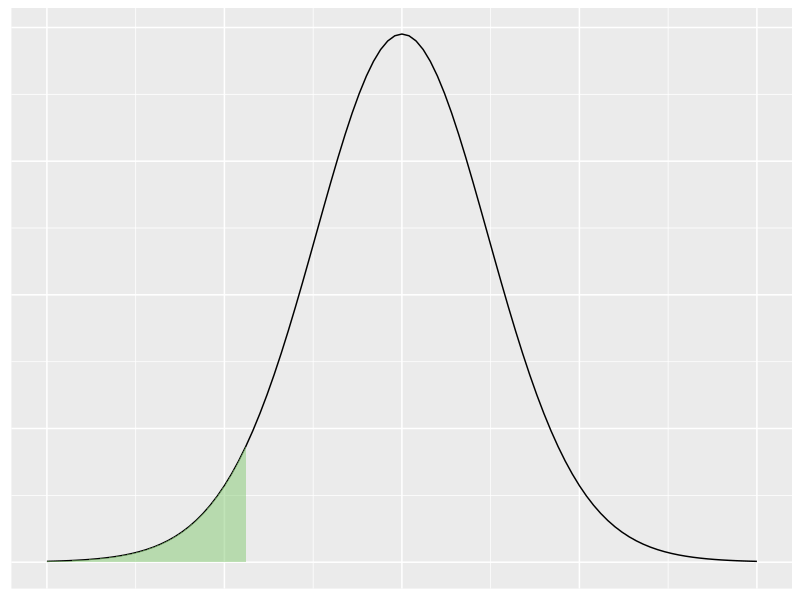

This chart was generated by the following R code:
## ---- chunk 1
m <- 1300 
sd <- sqrt(40000)
x <- 979
z <- (x-m)/sd
round(1-pnorm(z),4)
## ---- chunk 2
m <- 11000 
sd <- sqrt(1960000)
x <- 8340
z <- (x-m)/sd
round(1-pnorm(z),4)
round(1-pnorm(x, m, sd), 4)
## ---- chunk 3
m <- 80 
sd <- 3
round(1 - pnorm(83, m, sd) - (1-pnorm(85, m, sd)), 4)
## ---- chunk 4
m <- 456 
sd <- 123
p <- 14/100
round(qnorm(p, m, sd, lower.tail = FALSE), 0)
## ---- chunk 5
m <- 6.13 
sd <- 0.06
p <- 7/100
round(qnorm(p, m, sd), 2)
round(qnorm(p, m, sd, lower.tail = FALSE), 2)
## ---- chunk 6
m <- 78.8 
sd <- 9.8
round(qnorm((20/100), m, sd), 0)
round(qnorm((45/100), m, sd, lower.tail = FALSE), 0)
## ---- chunk 7
m <- 21.2 
sd <- 5.4
p <- 45/100
round(qnorm(p, m, sd, lower.tail = FALSE), 1)
## ---- chunk 8
N <- 151
n <- 11
p <- 0.09
m <- N * p
sd <- sqrt(N*p*(1-p))
z <- (n-m)/sd
round(pnorm(z),4)
## ---- chunk 9
z <- (48.83-48)/7
round(1 - pnorm(z),4)
## ---- chunk 10
m <- 91
x <- 92.54
sd <- 10
z <- (x-m)/sd
round(pnorm(z, lower.tail = FALSE), 4)
## ---- chunk 11
n <- 540
p <- 0.07
dif <- -0.03
m <- n*p
sd <- sqrt(n*p*(1-p))
x <- n*(p+dif)
z <- (x-m)/sd
round(pnorm(z), 4)
## ---- chunk 12
n <- 602
p <- 0.23
dif <- 0.04 
m <- n*p
sd <- sqrt(n*p*(1-p))
x <- n*(p+dif)
z <- (x-m)/sd
round(pnorm(z, lower.tail = FALSE), 4)
## ---- chunk 13
n <- 208
x <- 3.9
sd <- 0.8
sdm <- sd / sqrt(n) 
z <- 1.282

round(x - z * sdm, 1)

round(x + z * sdm, 1)
## ---- chunk 14
n <- 7472
x <- 16.6
sd <- 11
sdm <- sd / sqrt(n) 
z <- 2.326

round(x - z * sdm, 1)

round(x + z * sdm, 1)
## ---- chunk 15
library(ggplot2)
funcShaded <- function(x) {
  df <- 26
  y <- dt(x, df)
  t_val <- qt(0.05, df)
  y[x > t_val] <- NA
  return(y)
}
ggplot(data.frame(x = c(-4, 4)), aes(x = x)) +
  stat_function(fun = dt, args = list(df = 26)) + 
  stat_function(fun=funcShaded, geom="area", fill="#84CA72", alpha=0.5) + 
  theme(axis.title.x=element_blank(),
        axis.text.x=element_blank(),
        axis.ticks.x=element_blank(),
        axis.title.y=element_blank(),
        axis.text.y=element_blank(),
        axis.ticks.y=element_blank())
## ---- chunk 16
qt(0.05, 26)
## ---- chunk 17
obs <- c(383.6, 347.1, 371.9, 347.6, 325.8, 337)
n <- length(obs)
m <- mean(obs)
round(m, 2)
## ---- chunk 18
sdm = sd(obs)
round(sdm, 2)
## ---- chunk 19
df <- n - 1
t <- qt(.9, df)
round(t, 3)
## ---- chunk 20
round(m-t*sdm, 2)
round(m+t*sdm, 2)
## ---- chunk 21
n <- 16
m <- 46.4
sdm <- 2.45
df <- n - 1
t <- qt(.8, df)
round(t, 3)
## ---- chunk 22
round(m-t*sdm, 2)
round(m+t*sdm, 2)
## ---- chunk 23
ci <- 0.99
z <- qnorm(1-(1-ci)/2)
sigma <- 1.9
moe <- 0.13
n <- ((z * sigma)/moe)**2
round(n, 0)
## ---- chunk 24
m <- 12.6
sigma <- sqrt(3.61)

ci <- 0.95
z <- qnorm(1-(1-ci)/2)
moe <- 0.19
n <- ((z * sigma)/moe)**2
round(n, 0)
## ---- chunk 25
N <- 2089
n <- 1734
p <- (N-n)/N
round(p, 3)
## ---- chunk 26
ci <- 0.98
m <- N * p
sdm <- sqrt(N*p*(1-p))

df <- (N-n) - 1
t <- qt(ci, df)
round((m-t*sdm)/N, 3)
round((m+t*sdm)/N, 3)
## ---- chunk 27
N <- 474
n <- 156
p <- n/N
round(p, 3)
## ---- chunk 28
ci <- .95
m <- N * p
sdm <- sqrt(N*p*(1-p))

df <- (N-n) - 1
t <- qt(ci, df)
round((m-t*sdm)/N, 3)
round((m+t*sdm)/N, 3)
